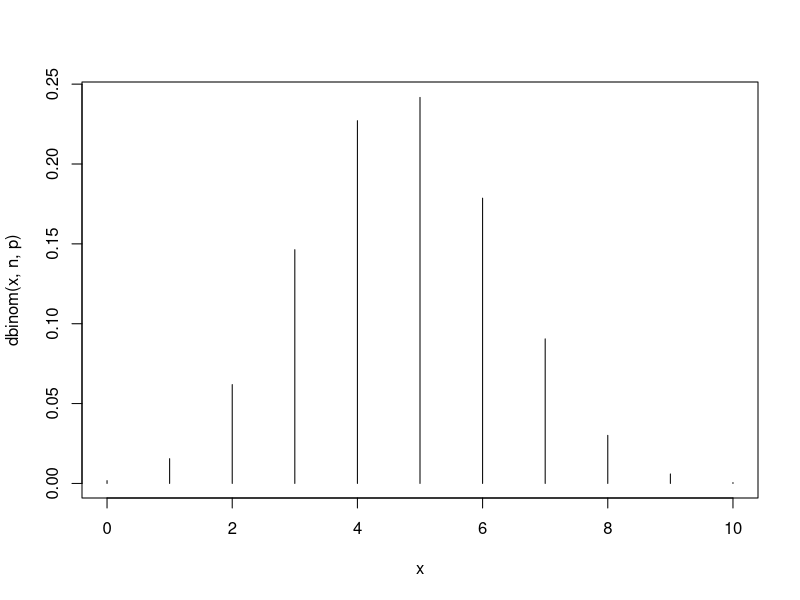
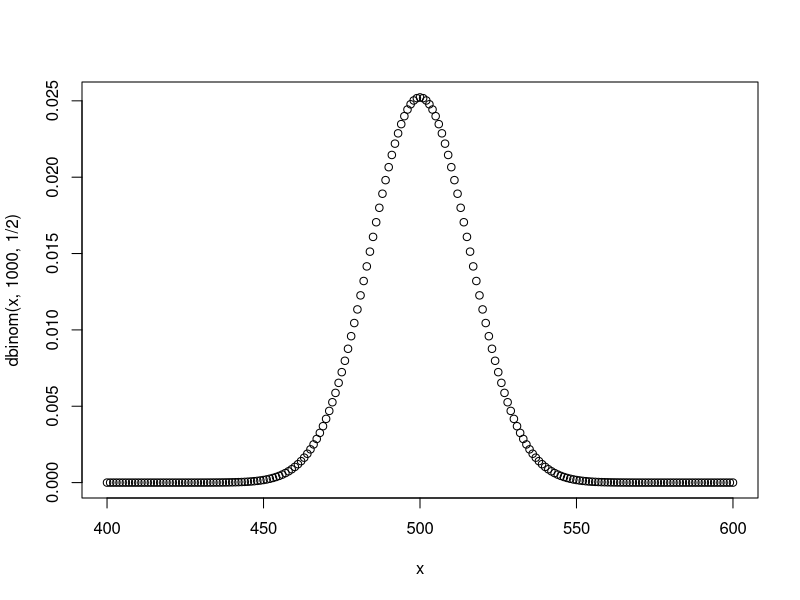
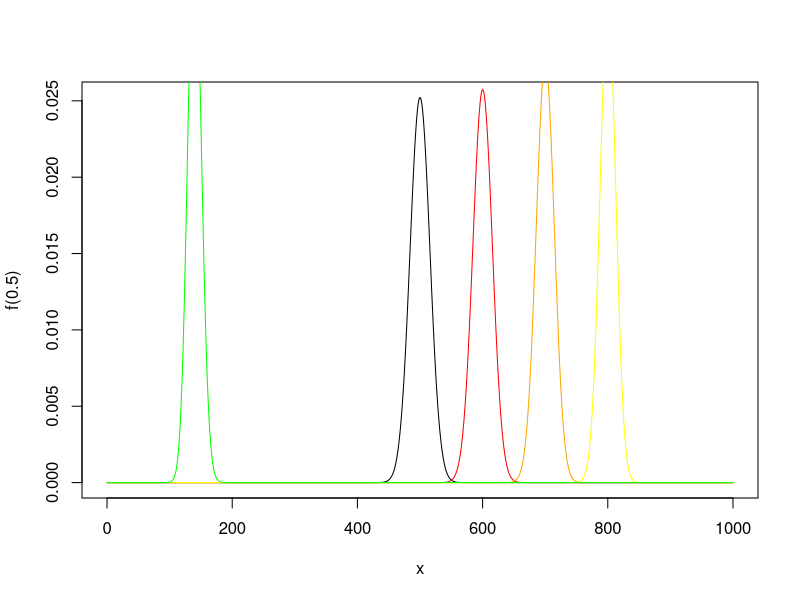

Source code (R) for these figures, in order:
## ---- chunk 1
knitr::opts_chunk$set(include = FALSE) # change to TRUE when rendering solutions; this changes
                                      # the default visibility (which is overridden by explicitly
                                      # setting  include=TRUE in chunk options)
## ---- chunk 2
factorial(13)/(factorial(10)*factorial(13-10))*0.8^10*(1-0.8)^(13-10)

#alternatively
choose(13,10)*0.8^10*0.2^3

# better:

dbinom(10,13,0.8)
## ---- chunk 3
n <- 16
p <- 0.8
x <- 13
dbinom(x, n, p)
## ---- chunk 4

dbinom(0,13,0.8) + dbinom(1,13,0.8) + dbinom(2,13,0.8) +
dbinom(3,13,0.8) + dbinom(4,13,0.8) + dbinom(5,13,0.8) +
dbinom(6,13,0.8) + dbinom(7,13,0.8) + dbinom(8,13,0.8) +
dbinom(9,13,0.8)


sum(dbinom(0:9,13,0.8))

pbinom(9,13,0.8)
## ---- chunk 5
n <- 10
x <- 0:10
p <- 0.47
y <- dbinom(x, n, p)
names(y) <-  x
y

# check that probabilities sum to 1:
sum(y)
## ---- chunk 6

plot(x,dbinom(x,n,p),type='h')
## ---- chunk 7
n*p  # mean
sqrt(n*p*(1-p))  # standard deviation
mean(rbinom(1e6, n, p))  # numerical simulation of mean
sd(rbinom(1e6, n, p))    # numerical simulation of sd
## ---- chunk 8
x <- 400:600
plot(x,dbinom(x,1000,1/2))
## ---- chunk 9
f <- function(p){dbinom(0:1000,1000,p)}
x <- 0:1000
plot(x,f(0.5),type="l")
points(x,f(0.6),type="l",col="red")
points(x,f(0.7),type="l",col="orange")
points(x,f(0.8),type="l",col="yellow")
points(x,f(0.14),type="l",col="green")
## ---- chunk 10
dbinom(5, 10, 0.25)
## ---- chunk 11
sum(dbinom(6:10,10,1/4))
pbinom(5,10,1/4,lower.tail=FALSE)
